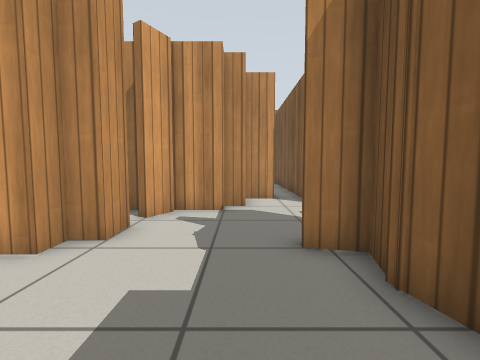
view 1 (above)

14 first-person views from a walk through a Gazebo world. The camera is 0.72 m above the floor, tilts 4° down and sees 90° across. Floor lines are 1 m apart. The floor is counted in squares, 0.5 m on a side. Each view is taken from the middle of a square. On the plan, view 1 faces up. The plan holds only what a view shows up to about 13 squares ahead; the rest is blank. Simple patterns stand in for the simulator's built-in surfaces.

view 2
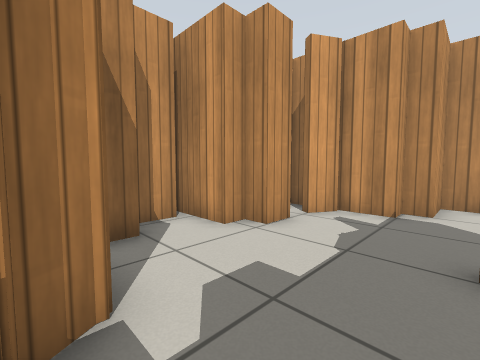

view 3
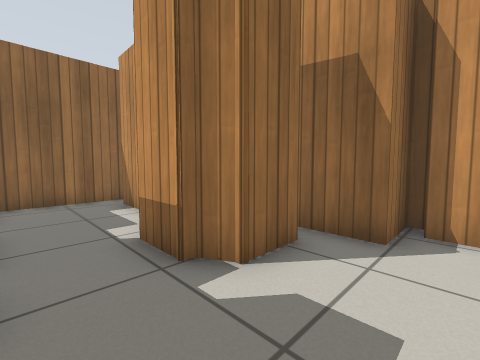

view 4
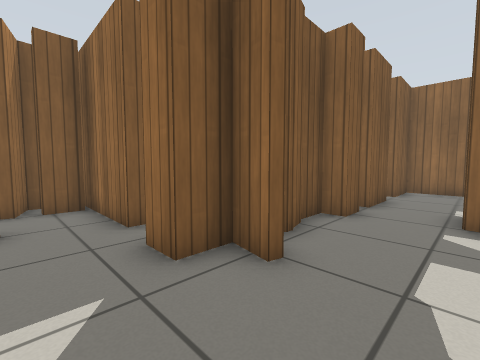

view 5
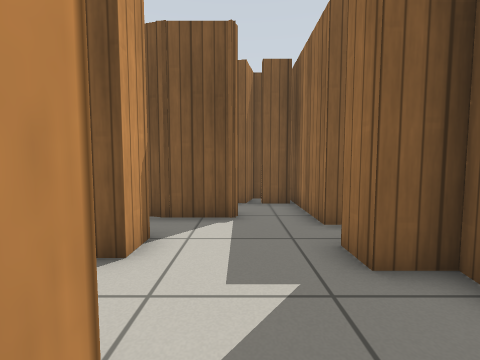

view 6
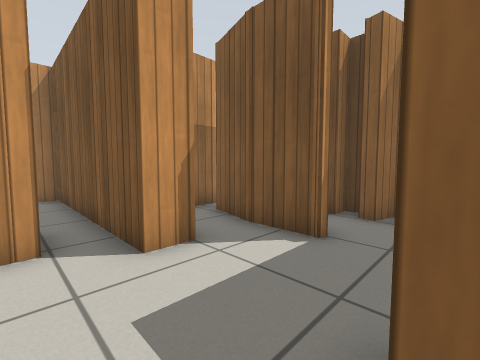

view 7
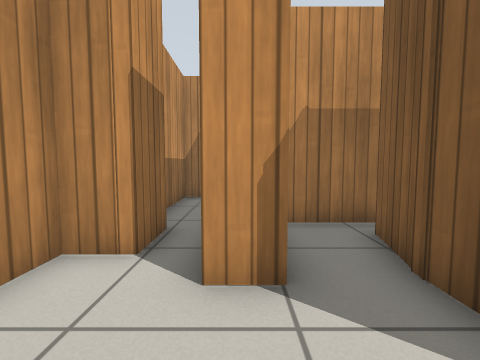

view 8
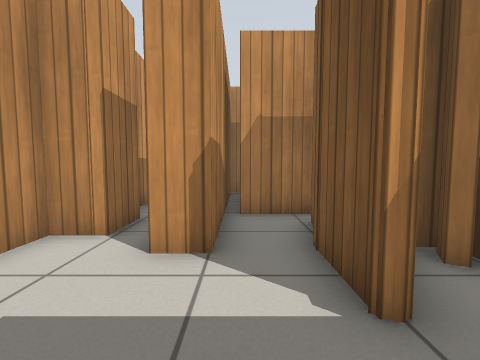

view 9
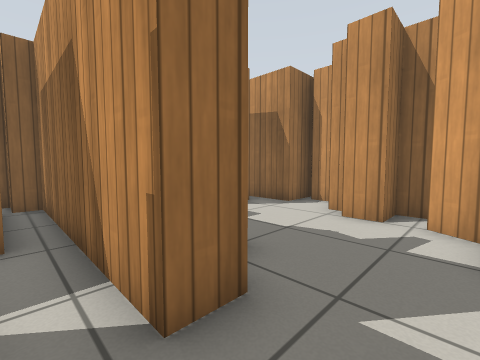

view 10
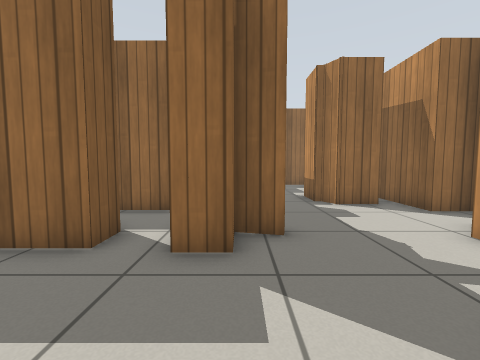

view 11
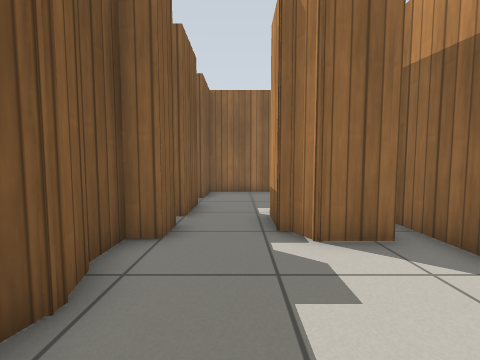

view 12
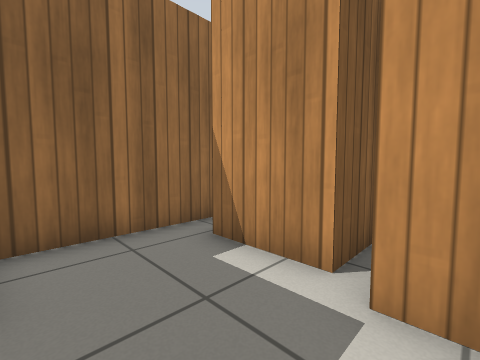

view 13
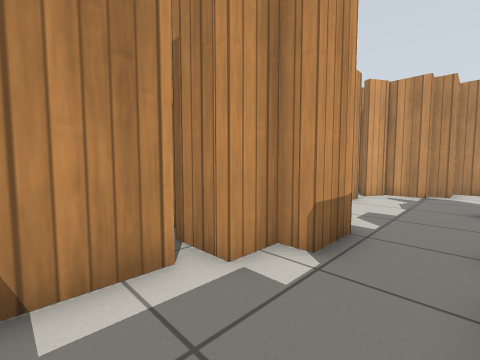

view 14
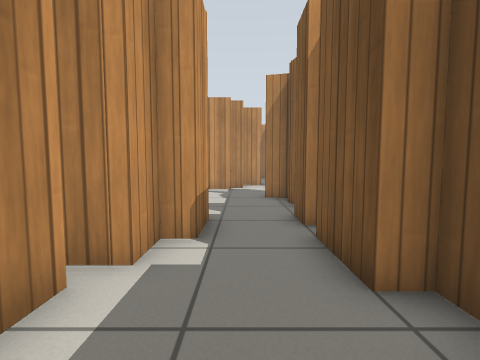

### Floor plan
Points are (right, up) in squares from view 1. A wall is a line through its corners. A room is listed if a view was taken in it or the views show most of it. See-through windows are left out.
Room 1 (views 1, 2, 3, 12, 13, 14)
walls: (-0.8, 0) (-0.8, -1.5) (-1.5, -1.5) (-1.5, -2.7) (-3.1, -2.7); (1.5, -0.5) (1.5, 0.7); (2.1, 0.4) (2.1, 1.6); (1.5, -3.4) (1.5, -1.4); (-2.9, 0.7) (-1.4, 0.7) (-1.1, 0); (2, 1.8) (1.8, 2.7) (2.1, 3.8); (2.1, -4) (2.1, -3.4); (-3.8, -3.3) (-2, -3.3) (-2, -5.9); (-3.2, 3.7) (-5.5, 3.7); (-2.5, 4.4) (-3.2, 4.4); (-5.5, 1.9) (-3.7, 1.9) (-3.7, -2.4); (-4.7, 3.4) (-4.7, 2.2); (-3, -7) (1.5, -7) (1.5, -4.8)
ways out: opening at (-0.5, 4.5) to room 2
Room 2 (views 4, 5, 6, 10, 11)
walls: (-1.9, 7.2) (-2.5, 6.2); (-2.5, 5.4) (-2.5, 4.4); (2.1, 3.8) (1.1, 4) (1.1, 4.3) (2.1, 4.1) (2.1, 5.2); (-3.2, 4.4) (-3.2, 3.7); (-3.7, 7.3) (-3.7, 5.4); (1.4, 9.7) (0.2, 9.7) (0.2, 8) (-0.5, 8) (-0.5, 7.3) (-2.1, 7.3)
ways out: opening at (-0.5, 4.5) to room 1; opening at (3, 7) to room 3; opening at (2, 10) to room 4
Room 3 (views 7, 8, 9)
walls: (5.3, 7) (5.3, 9.1); (5.2, 8.8) (5.8, 10.7); (7.3, 8.2) (6.9, 8.4); (4.5, 4) (4.5, 5) (8.4, 5); (7.5, 5.1) (7.5, 6.2); (8.3, 7.4) (8.3, 7.8); (2.1, 5.2) (3.1, 5.2) (3.1, 3.5); (8.8, 6.5) (7.4, 6.8); (6.6, 11.7) (4, 11.7); (3.6, 15.1) (3.6, 8.7) (2.6, 8.7)
ways out: opening at (3, 7) to room 2; opening at (4, 4.5)
Room 4 (no view inside)
walls: (1.4, 11.2) (1.4, 9.7); (1.4, 16.1) (0.7, 16.1) (0.7, 12.7); (2.6, 8.7) (2.6, 16.4) (1.9, 16.4)
ways out: opening at (2, 10) to room 2

Where each view was taken, in squares from view 1:
view 1: 0 up, 0 right, facing up
view 2: 0 up, 1 right, facing up-left
view 3: 3 up, 1 right, facing down-left
view 4: 7 up, 1 left, facing down-right
view 5: 7 up, 1 left, facing right
view 6: 5 up, 1 right, facing up-right
view 7: 6 up, 3 right, facing up
view 8: 5 up, 4 right, facing up
view 9: 7 up, 4 right, facing down-left
view 10: 9 up, 2 right, facing down
view 11: 5 up, 0 right, facing down
view 12: 2 down, 1 right, facing down-left
view 13: 5 down, 1 right, facing up-left
view 14: 6 down, 0 right, facing up
